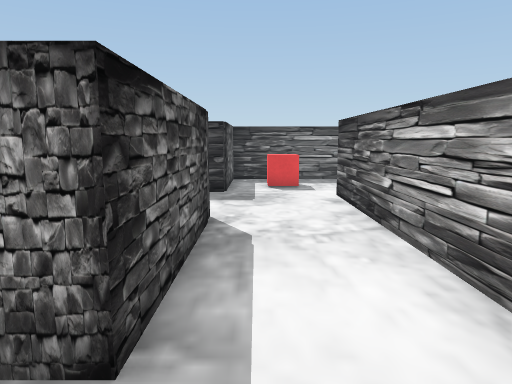
[1] (above)

17 first-person views from a walk through a Unity game level. The camera is 1.5 m above the floor, tilts 8° down and sees 70° across. The floor is counted in squares, 1 m on a side. Each view is taken from the middle of a square. On the plan, view 1 faces up. The plan holds only what a view shows up to about 16 squares ahead; the rest is blank. The place goes on beyond the plan. The player is left out.

[2]
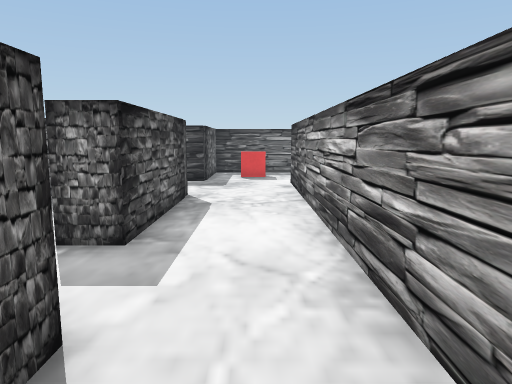

[3]
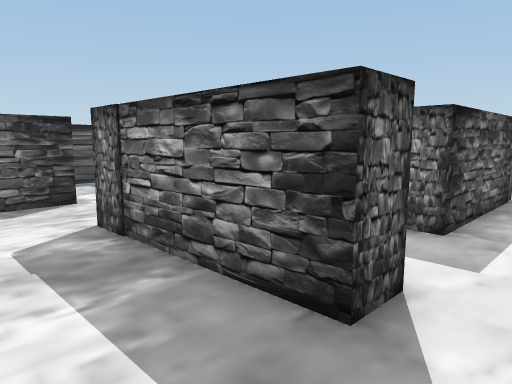

[4]
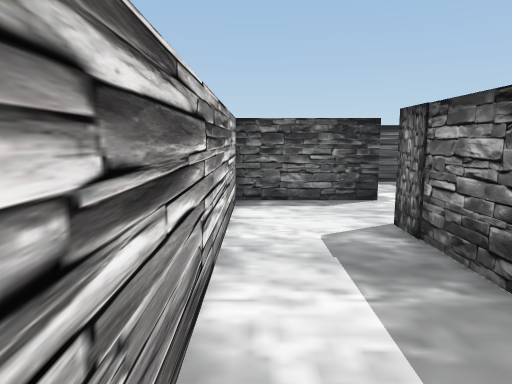

[5]
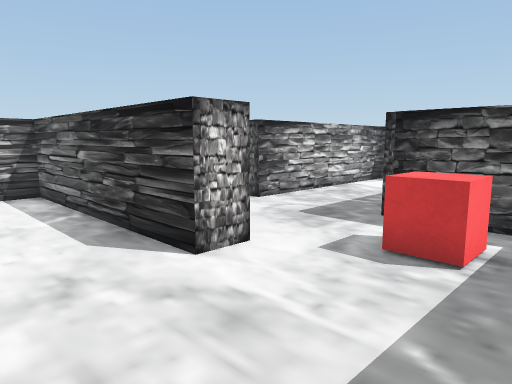

[6]
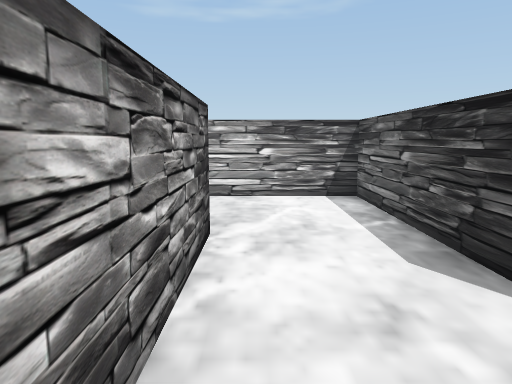

[7]
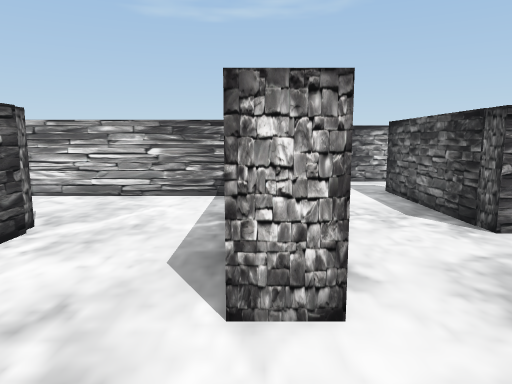

[8]
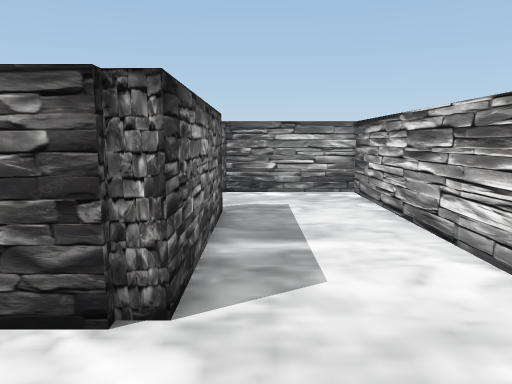

[9]
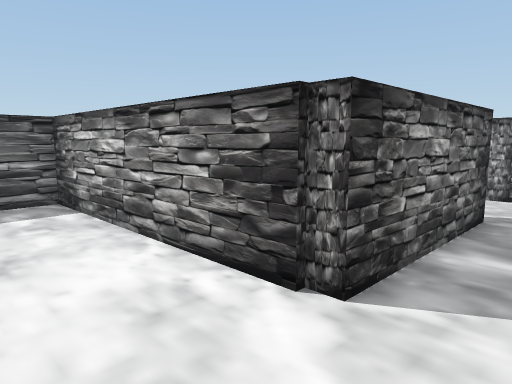

[10]
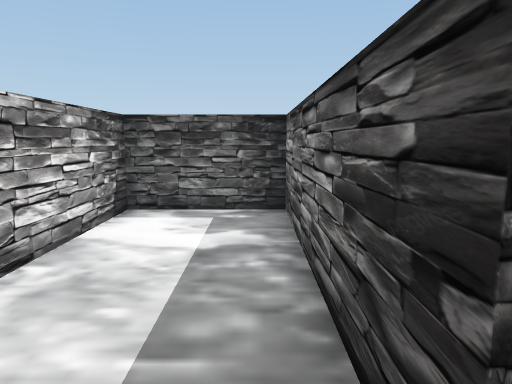

[11]
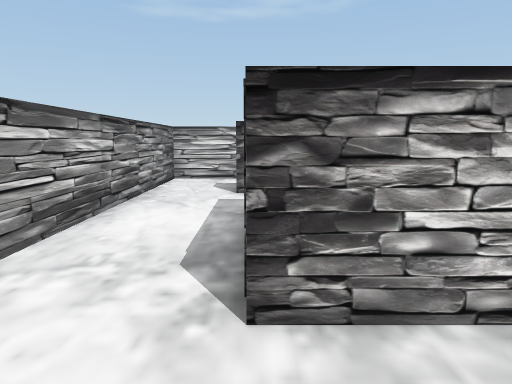

[12]
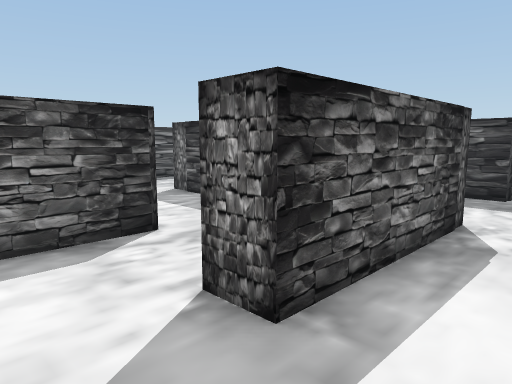

[13]
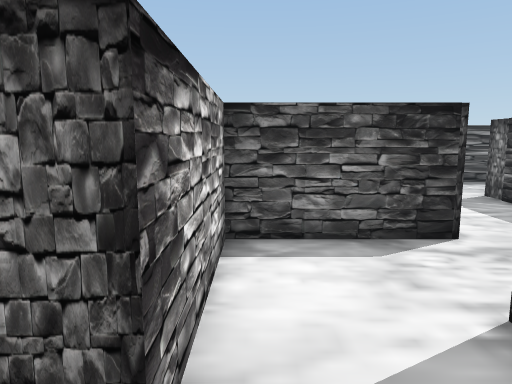

[14]
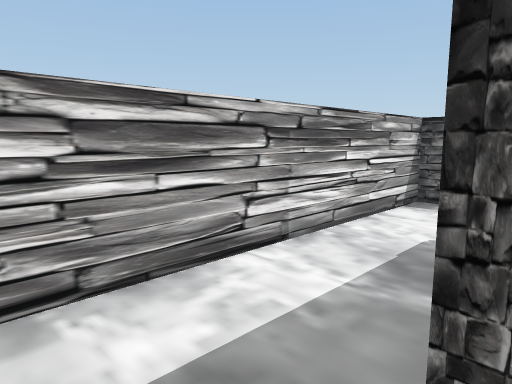

[15]
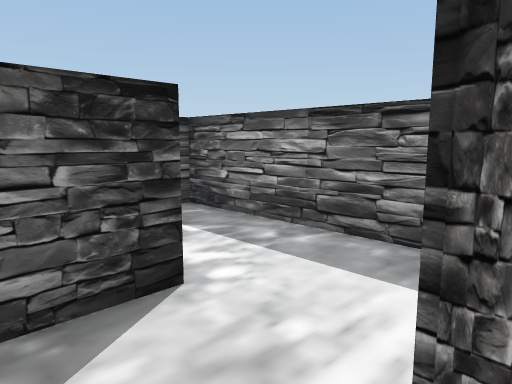

[16]
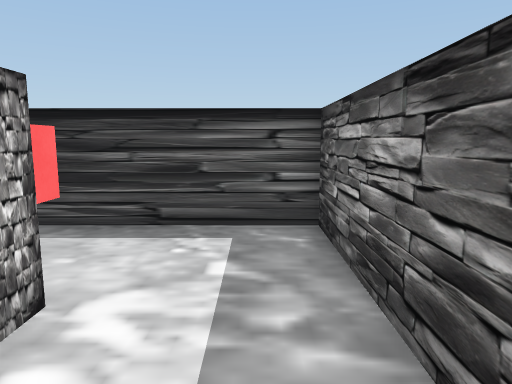

[17]
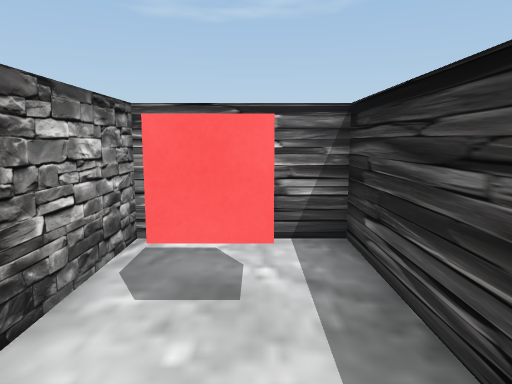

### Floor plan
Key: @ floor where view 1 was taken; # wall or solid block; . floor; C red cube.
Columns run from 13 left of view 1 to 15 right of it. Each row starts with its distance up from view 1.
 15             #####  ##
 14             #..... .#
 13             #.C.....#
 12             #.C.....#
 11      ########.......#
 10      #.........##...#
  9 #    #.........##...#
  8 #    #.........##...#
  7      ########..##...#####...#
  6     ##   #  #..##...........#
  5      ....   #..##...........#
  4       ....  #..##...........#
  3         #.. #..##############
  2 #########..##..#
  1 #.......#......#
  0 #.......#....@.#
 -1 #...##..#####..#
 -2 #.CC##.........#
 -3 #.C.##.........#
 -4 #...##.........#
 -5 ################

Where each view was taken, in squares from view 1:
view 1: 0 up, 0 right, facing up
view 2: 3 down, 1 right, facing up
view 3: 4 down, 1 right, facing up-left
view 4: 4 down, 1 right, facing left
view 5: 14 up, 6 right, facing down-left
view 6: 13 up, 6 right, facing down
view 7: 13 up, 3 right, facing down
view 8: 6 up, 4 right, facing right
view 9: 5 up, 4 right, facing up-right
view 10: 10 up, 0 right, facing left
view 11: 10 up, 1 left, facing down
view 12: 0 up, 1 right, facing up-left
view 13: 0 up, 1 right, facing left
view 14: 1 down, 1 right, facing down-left
view 15: 3 down, 5 left, facing up-left
view 16: 1 up, 6 left, facing left
view 17: 1 up, 11 left, facing down
